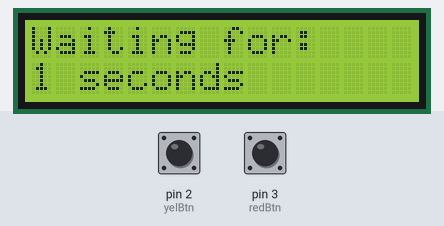
A sketch run on a simulated Arduino Uno, built with avr-gcc and run on an emulated ATmega328P. Parts: 16×2 character LCD. The test bench sets the inputs (shaded band); at power-on: pin 3 (redBtn) HIGH, pin 2 (yelBtn) HIGH.

Above: at 1.2 s.
1.3 s: pin 3 (redBtn) pulled LOW for 0.15 s
2.0 s: pin 2 (yelBtn) pulled LOW for 0.15 s
At 2.8 s:
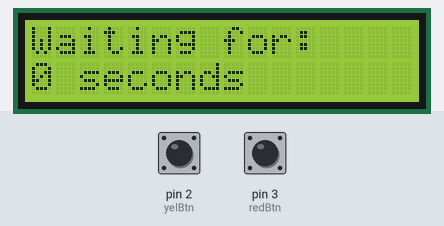
5.1 s: pin 3 (redBtn) pulled LOW for 1 s
At 6.31 s:
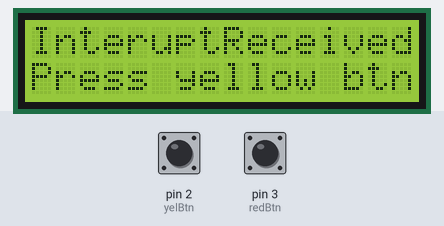
6.7 s: pin 2 (yelBtn) pulled LOW for 1 s
At 7.5 s:
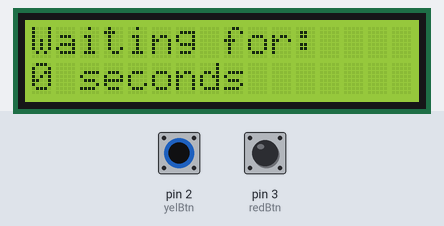
8.3 s: pin 3 (redBtn) pulled LOW for 3.2 s
At 8.96 s:
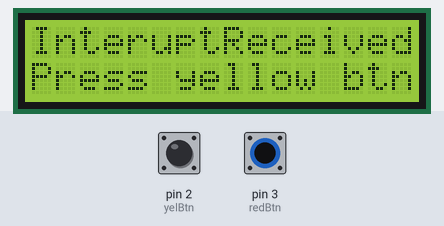
Timing chart, 0 to 11.3 s (numbered marks = the images above; inputs shaded):
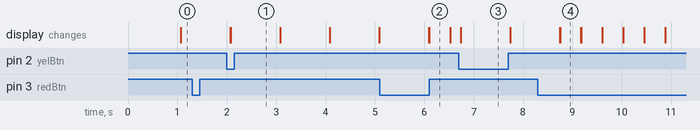

Measured:
- after the input at 1.3 s, every drawn part: stays the same
- after the input at 5.1 s, the display: first differs from a run without the input after 1.0 s (image 2)
- after the input at 6.7 s, the display: changes at once (image 3)
- after the input at 8.3 s, the display: first differs from a run without the input after 0.45 s (image 4)
- what the display in image 4 shows lasts 0.4 s, from 8.8 s to 9.2 s

The sketch:

lab8-akhan227.ino
```cpp
/*
  Name: Ahmed Khan, 652469935
  Lab:         Lab 8 - Interrupts
  Description: A program for the arduino that utilizes interrupts.
               * When no button has been pressed my 16x2 display says "Waiting for X seconds", where X will be updated as time goes on.
               * When the red button is pressed, the display should display “Interrupt received! Press the yellow button to continue”
               * When the yellow button is pressed, the display goes back to displaying "Waiting for X seconds", and restarts the time at 0 seconds.

  Assumptions: I initially assumed that interrupts need to be called like regular functions, but they're actually given to the 'attachInterrupt' function
                and are automatically called when the interrupt condition has been met.

  References: https://www.arduino.cc/reference/en/language/functions/external-interrupts/attachinterrupt/
              https://www.arduino.cc/reference/en/language/functions/time/millis/
              https://www.youtube.com/watch?v=9VZUb5cMrV0

*/

#include <LiquidCrystal.h>

const int rs = 12, en = 11, d4 = 5, d5 = 4, d6 = 7, d7 = 13;
LiquidCrystal lcd(rs, en, d4, d5, d6, d7);

volatile int interruptFlag = 0;
volatile int seconds = 0;

// red button: interrupt button - press to interrupt the timer
// yellow button: reset button - press to reset the timer
const int redBtn = 3;
const int yelBtn = 2;

void setup()
{
  lcd.begin(16, 2);

  pinMode(redBtn, INPUT_PULLUP);
  pinMode(yelBtn, INPUT_PULLUP);

  attachInterrupt(digitalPinToInterrupt(redBtn), INTERRUPT, CHANGE);
  attachInterrupt(digitalPinToInterrupt(yelBtn), RESET, CHANGE);
}

void loop()
{
  if (interruptFlag == 0)
    wait();
  else
    received();
}

// display how many seconds the arduino has been waiting for
void wait()
{
  interruptFlag = 0;
  lcd.setCursor(0, 0);
  lcd.print("Waiting for: ");
  lcd.setCursor(0, 1);
  lcd.print(seconds);
  lcd.print(" seconds");

  seconds++;

  delay(1000);
  lcd.clear();
}

// called when the interrupt process is still active
void received()
{
  lcd.setCursor(0, 0);
  lcd.print("InteruptReceived");
  lcd.setCursor(0, 1);
  lcd.print("Press yellow btn");
  delay(100);
  lcd.clear();
}

// called when the red button is pressed
void INTERRUPT()
{
  interruptFlag = 1;
}

// called when the yellow button is pressed
void RESET()
{
  if (interruptFlag == 1)
  {
    seconds = 0;
    interruptFlag = 0;
  }
}
```
